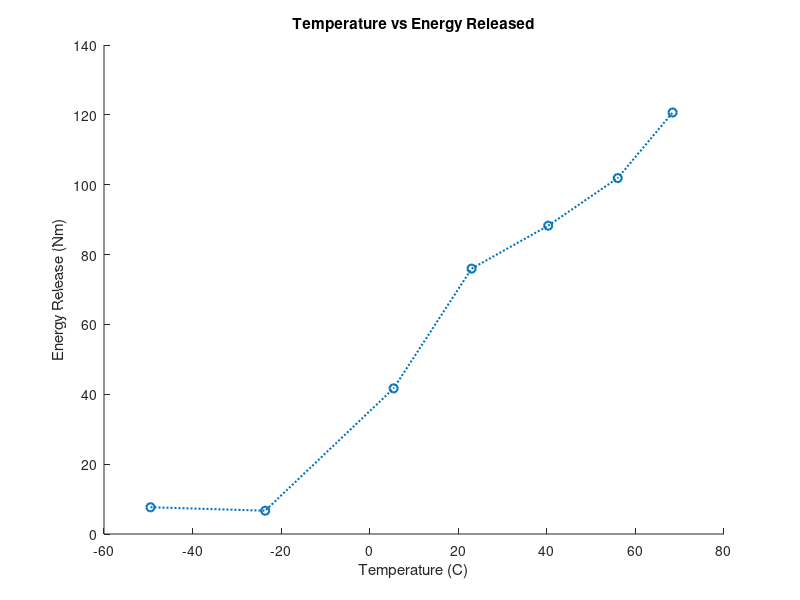
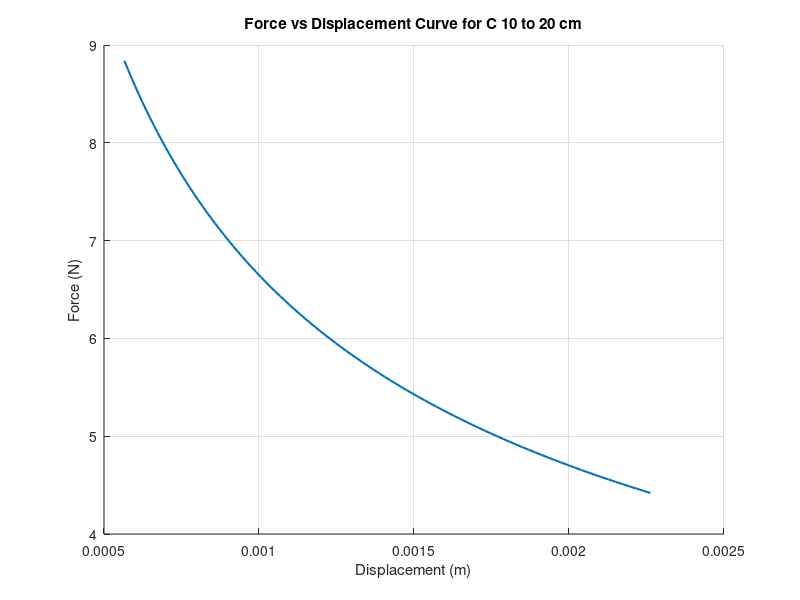

These figures' MATLAB source, in order:
% ASE324L Lab 8
% Anna Ring - aer3965
T = [23, -23.6, 68.4, -49.5, 56, 40.3, 5.4]';
dE = [56.03, 4.92, 89.01, 5.65, 75.16, 65.107, 30.753]';
EVals = [T, dE];
EValsSort = EVals.*0;
[EValsSort(:, 1), idx] = sortrows(EVals(:, 1));
EValsSort(:, 2) = EVals(idx, 2);
ftLbToNM = 1.3558;
clear EVals EValsUnsort T dE idx

EValsSort(:, 2) = ftLbToNM.*EValsSort(:, 2);

figure;
hold on;
plot(EValsSort(:, 1), EValsSort(:, 2), ':o', "LineWidth", 1.5)
xlabel('Temperature (C)')
ylabel('Energy Release (Nm)')
title("Temperature vs Energy Released")
hold off;

%Q3
c0 = 10/100;
cf = 20/100;
H = 1/200;
B = 0.5/100;
G = 30;
E = 100* 10^9;
cArray = linspace(c0, cf, 100);

PArray = sqrt( (G.*E.*H.^3 .* B.^2) ./ (12.*cArray.^2));
DArray = sqrt( (4.*G.*cArray.^4) ./ (3.*E.*H.^3));
figure;
hold on;
plot(DArray, PArray, 'LineWidth',1.5)
xlabel('Displacement (m)')
ylabel('Force (N)')
title('Force vs Displacement Curve for C 10 to 20 cm')
grid on;
hold off;

W = (10/100);
b = 1/100;
P = 100*1000;
ai = 5e-6;
%af = 7.22e-3;
Kic = 11*10^6;

af = (1/pi).*((Kic.*W.*b) / (0.73*P))^2;

fun = @(x) 1./((0.73.*P.*sqrt(pi.*x)./(W.*b*10^6)).^20);
fun2 = @(x) (0.73.*P.*sqrt(pi.*x)./(W.*b.*10^6)).^(-20);

t = integral(fun2, ai, af);
tf = t./2;

M = 200;
a05 = 1.5/1000;
A = 5e-4;
n = 12;
K5 = 6e6;

% A = A/1000;
% A = A*(24*60*60);

af5 = (3.975.*M.*10.^(-6)).^(2/3);

fun5 = @(x) 1./(A.*( (3.975.*M) ./ (10.^6.* (x).^(3/2)) ).^n);

t5= integral(fun5, a05, af5);
